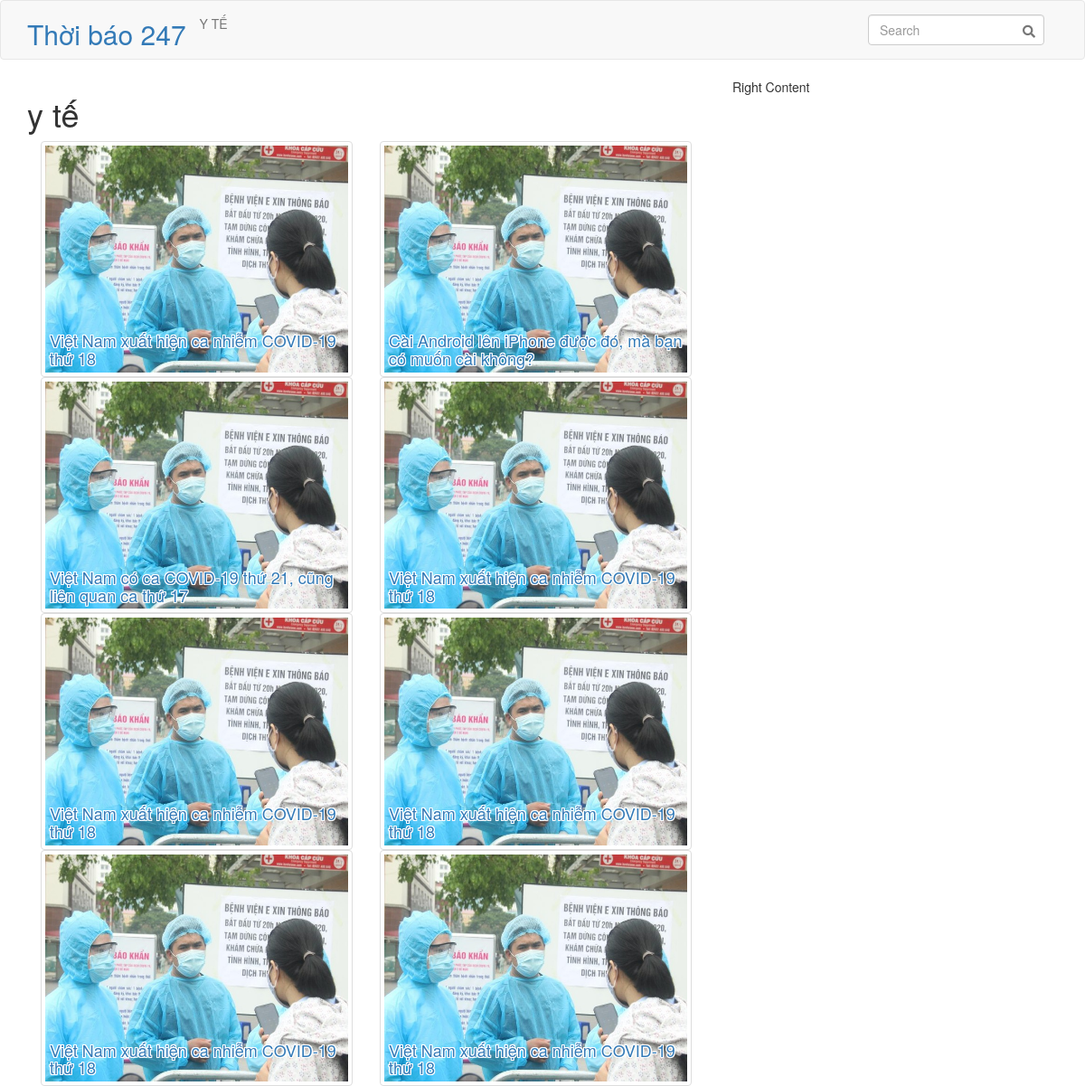
Page /category/y-te on the committed database.
### tables this page shows
CREATE TABLE `categories` (
  `id_cate` int NOT NULL AUTO_INCREMENT,
  `label` varchar(100) NOT NULL,
  `url` varchar(100) NOT NULL,
  `date_created` datetime NOT NULL,
  PRIMARY KEY (`id_cate`)
);

CREATE TABLE `posts` (
  `id` int NOT NULL AUTO_INCREMENT,
  `title` text NOT NULL,
  `descr` text NOT NULL,
  `url_thumb` text NOT NULL,
  `slug` text NOT NULL,
  `keywords` text NOT NULL,
  `body` longtext NOT NULL,
  `cate_id` int NOT NULL,
  `author_id` int NOT NULL,
  `status` int NOT NULL,
  `view` int NOT NULL,
  `date_created` datetime NOT NULL,
  PRIMARY KEY (`id`)
);

### controllers/CategoryController.php (called while the page is built)
<?php
require_once('models/Category.php');
class CategoryController extends BaseController
{
    public function show()
    {
        $category = Category::find(8);
        $this->view('category/show',[
            'category' => $category
        ]);
    }
}

### routes.php (called while the page is built, shortened)
<?php
require_once('controllers/BaseController.php');
$controller = new $klass;
$controller->$action();

### models/Category.php (called while the page is built, shortened)
<?php
require_once('models/Post.php');
class Category
{
    public $id_cate;
    function __construct($id_cate,$label,$url,$date_created)
    {
        $this->id_cate = $id_cate;
        $this->label = $label;
        $this->url = $url;
    }
    static function all()
    {
        $list = [];
        $db = DB::getInstance();
        $req = $db->query('SELECT * FROM categories');
        foreach ($req->fetchAll() as $item) {
            $list[] = new Category($item['id_cate'], $item['label'],$item['url'],$item['date_created']);
        }
        return $list;
    }
    static function find($id)
    {
        $db = DB::getInstance();
        $req = $db->query("SELECT * FROM categories WHERE id_cate = '$id'");
        $resutl = $req->fetch();
        if(isset($resutl['id_cate']))
        {
            return new Category($resutl['id_cate'], $resutl['label'],$resutl['url'],$resutl['date_created']);
        }
    }
    public function posts()
    {
        $conn = new DB();
        $db = $conn->connect();
        $id_cate = $this->id_cate;
        $req = $db->query("SELECT * FROM posts WHERE cate_id = '$id_cate'");
        foreach ($req->fetchAll() as $item) {
            $list[] = new Post($item['id'], $item['title'],$item['descr'],$item['url_thumb'],$item['slug'],$item['body'],Category::find($item['cate_id']),Account::find($item['author_id']),$item['status'],$item['view'],$item['date_created']);
        }
        return $list;
    }
}

### models/Account.php (called while the page is built, shortened)
<?php
class Account
{
    static function find($id)
    {
        $db = DB::getInstance();
        $req = $db->query("SELECT * FROM accounts WHERE id = '$id'");
        $item = $req->fetch();
        if(isset($item['id']))
        {
            return new Account($item['id'], $item['username'],$item['name'],$item['email'],$item['position'],$item['status'],$item['date_created'],$item['phone'],$item['url_avatar']);
        }
    }
}

### models/Post.php (called while the page is built, shortened)
<?php
require_once('models/Category.php');
require_once('models/Account.php');
class Post
{
  function __construct($id, $title,$descr,$url_thumb,$slug,$body,$category,$account,$status,$view,$date_created)
  {
    $this->title = $title;
    $this->url_thumb = $url_thumb;
    $this->slug = $slug;
  }
}

### views/category/show.php (the view)
<div class="container">
    <div class="row">
        <div class="col-md-8">
        <h1><?=$category->label?></h1>
        <?php
            foreach($category->posts() as $post)
            {
                echo '
                <div class="col-md-6 pb-3">
                    <a href="'. $domain .'/post/'. $post->slug .'.html">
                        <div style="position: relative">
                            <img class="img-thumbnail border-0" src="'. $domain .'/storage/uploads/'. $post->url_thumb .'">
                            <h4 class="" style="position: absolute;bottom:0;left:10px;text-shadow: 1px 0 0 #fff, -1px 0 0 #fff, 0 1px 0 #fff, 0 -1px 0 #fff, 1px 1px #fff, -1px -1px 0 #fff, 1px -1px 0 #fff, -1px 1px 0 #fff;">'. $post->title .'</h4>
                        </div>
                    </a>
                </div>
                ';
            }
        ?>
        </div>
        <div class="col-md-4">
            Right Content
        </div>
    </div>
</div>

### index.php (shortened to what this page needs)
<?php
if (isset($_GET['p1'])) {
  if($_GET['p1'] == 'admin')
  {
    if(isset($_GET['p2']))
    {
      $controller = $_GET['p2'];
      if (isset($_GET['p3'])) {
        $action = $_GET['p3'];
      }
      else {
        $action = 'index';
      }
    }
    else{
      $controller = 'home';
      $action = 'index';
    }
    require_once('routesAdmin.php');
  }
  else{
    require_once('routes.php');
  }
} else {
  $controller = 'home';
  $action = 'index';
  require_once('routes.php');
}

### controllers/BaseController.php (shortened to what this page needs)
<?php
require_once('models/Category.php');
class BaseController
{
  public $domain = 'http://localhost/newspage';
  function view($file, $data = array())
  {
    $view_file = 'views/' . $file . '.php';
    $categories = Category::all();
    $domain = $this->domain;
    if (is_file($view_file)) {
      extract($data);
      require_once($view_file);
      $content = ob_get_clean();
      if(isset($_GET['p1']) && $_GET['p1'] == 'admin')
      {
        if(isset($_SESSION['user']))
        {
          require_once('views/admin/layouts/application.php');
        }
        else{
          require_once('views/admin/layouts/appnotauth.php');
        }
      }
      else{
        require_once('views/layouts/application.php');
      }
    } else {
      header('Location: '. $this->domain .'/page/error');
    }
  }
}

### views/layouts/application.php (shortened to what this page needs)
<!DOCTYPE html>
<html lang="en">
<head>
    <link rel="stylesheet" href="https://maxcdn.bootstrapcdn.com/bootstrap/3.4.0/css/bootstrap.min.css">
    <link rel="stylesheet" href="https://stackpath.bootstrapcdn.com/font-awesome/4.7.0/css/font-awesome.min.css">
    <link rel="stylesheet" href="https://cdnjs.cloudflare.com/ajax/libs/font-awesome/5.14.0/css/all.min.css">
</head>
<body>
    <nav class="navbar navbar-default" role="navigation">
        <div class="container">
            <div class="navbar-header">
                <h2><a href="<?=$domain?>" class="text-decoration-none">Thời báo 247</a></h2>
            </div>
            <div class="collapse navbar-collapse" id="bs-example-navbar-collapse-1">
                <ul class="nav navbar-nav">
                    <?php
                    foreach($categories as $category)
                    {
                        echo '
                            <li>
                                <a class="text-uppercase" href="category/'. $category->url .'">'. $category->label .'</a>
                            </li>
                        ';
                    }
                ?>
                </ul>
                <ul class="nav navbar-nav navbar-right">
                    <li>
                        <a>
                            <form class="form-inline" style="position: relative;">
                                <input class="form-control form-control-sm mr-3 w-75" type="text" placeholder="Search"
                                    aria-label="Search">
                                <i class="fas fa-search" aria-hidden="true"
                                    style="position: absolute;right:10px;bottom:25%"></i>
                            </form>
                        </a>
                    </li>
                </ul>
            </div>
        </div>
    </nav>
    <?= @$content ?>

### rows in the picture
categories: label "Y TẾ", label "y tế"
posts: url_thumb (picture), title "Việt Nam xuất hiện ca nhiễm COVID-19 thứ 18"
posts: url_thumb (picture), title "Cài Android lên iPhone được đó, mà bạn có muốn cài không?"
posts: url_thumb (picture), title "Việt Nam có ca COVID-19 thứ 21, cũng liên quan ca thứ 17"
posts: url_thumb (picture), title "Việt Nam xuất hiện ca nhiễm COVID-19 thứ 18"
posts: url_thumb (picture), title "Việt Nam xuất hiện ca nhiễm COVID-19 thứ 18"
posts: url_thumb (picture), title "Việt Nam xuất hiện ca nhiễm COVID-19 thứ 18"
posts: url_thumb (picture), title "Việt Nam xuất hiện ca nhiễm COVID-19 thứ 18"
posts: url_thumb (picture), title "Việt Nam xuất hiện ca nhiễm COVID-19 thứ 18"
